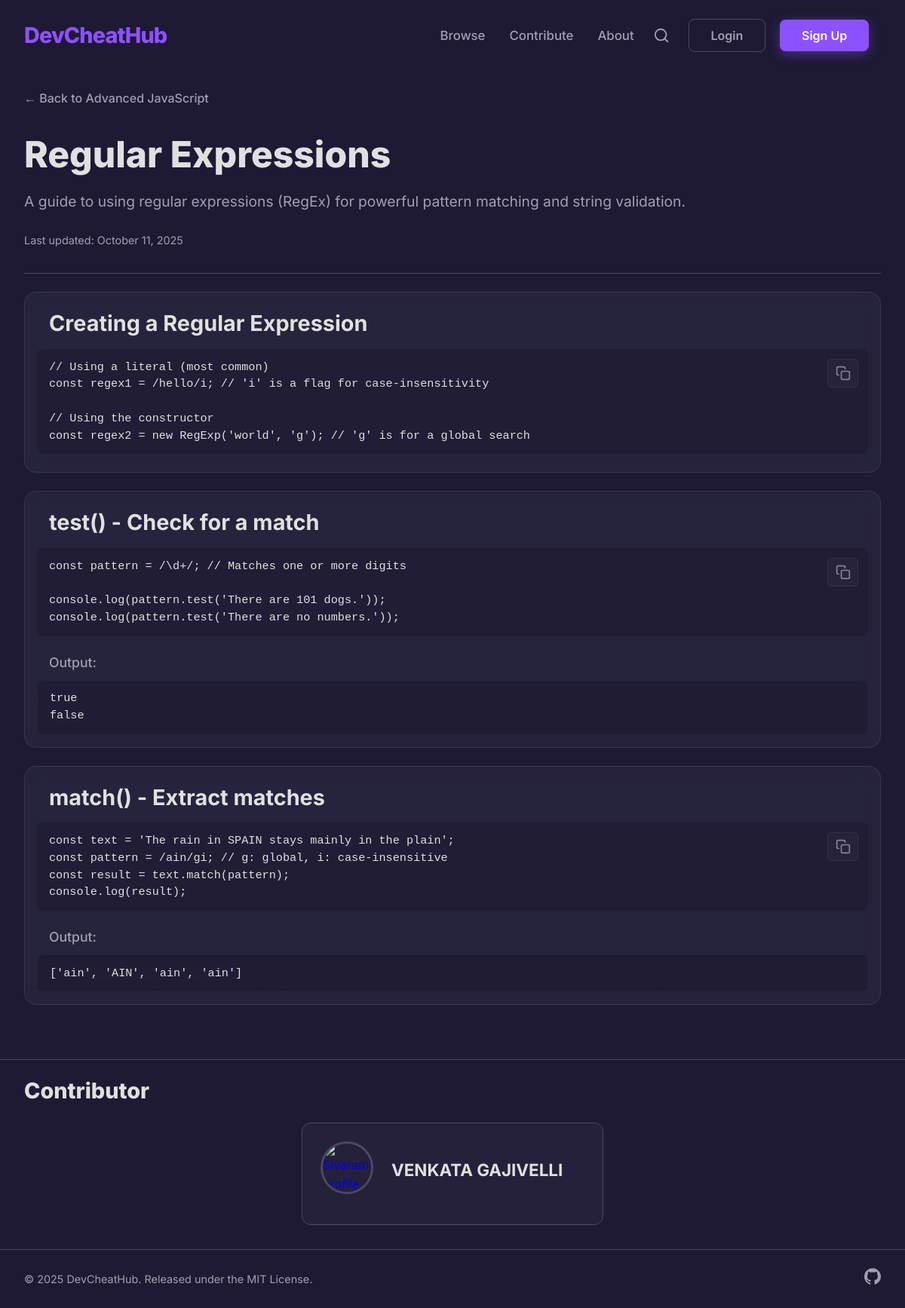
The app's page /cheatsheet/regular-expressions/ with its own data.
### core/models.py (models this page shows, shortened)
class CheatSheet(models.Model):
    STATUS_CHOICES = [
        ('PENDING', 'Pending Review'),
        ('APPROVED', 'Approved'),
        ('REJECTED', 'Rejected'),
    ]
    author = models.ForeignKey(User, on_delete=models.CASCADE)
    category = models.ForeignKey(Category, related_name="cheatsheets", on_delete=models.CASCADE)
    title = models.CharField(max_length=200)
    description = models.TextField(help_text="A brief description of the cheatsheet.")
    status = models.CharField(max_length=10, choices=STATUS_CHOICES, default='PENDING')
    slug = models.SlugField(max_length=200, unique=True, blank=True)
    created_at = models.DateTimeField(auto_now_add=True)
    updated_at = models.DateTimeField(auto_now=True)
    content = models.JSONField(default=dict)

class Category(models.Model):
    name = models.CharField(max_length=100)
    slug = models.SlugField(max_length=100, unique=True, blank=True)
    parent = models.ForeignKey(
        'self',
        on_delete=models.CASCADE,
        null=True,
        blank=True,
        related_name='subcategories'
    )
    order = models.PositiveIntegerField(default=0)
    icon = models.FileField(upload_to='category_icons/', null=True, blank=True)
    class Meta:
        verbose_name_plural = "Categories"
        ordering = ['order']
        unique_together = ('parent', 'name')

### core/views.py (the view)
# urls.py: path('cheatsheet/<slug:cheatsheet_slug>/', views.cheatsheet_detail, name='cheatsheet_detail'),
def cheatsheet_detail(request, cheatsheet_slug):
    cheatsheet = get_object_or_404(CheatSheet, slug=cheatsheet_slug)
    context = {
        'cheatsheet': cheatsheet
    }
    return render(request, 'core/cheatsheet_detail.html', context)

### users/models.py (called while the page is built)
    @property
    def avatar_url(self):
        if self.profile_picture and hasattr(self.profile_picture, 'url'):
            return self.profile_picture.url
        else:
            return "https://res.cloudinary.com/dmphcbabx/image/upload/v1760011808/default_ycnnid.svg"

### templates/core/cheatsheet_detail.html (shortened to what this page needs)
{% extends "base.html" %}
{% load static %}
{% block content %}
<div class="container">
    <a href="{% url 'category_detail' cheatsheet.category.slug %}" class="breadcrumb">&larr; Back to {{ cheatsheet.category.name }}</a>
    <h1 class="page-title">{{ cheatsheet.title }}</h1>
    <p class="cheatsheet-description">{{ cheatsheet.description }}</p>
    <small class="timestamp">Last updated: {{ cheatsheet.updated_at|date:"F j, Y" }}</small>
    <hr class="separator">
    {% for section in cheatsheet.content.sections %}
        {% for sub_section in section.sub_sections %}
            <div class="snippet-container">
                <h2>{{ sub_section.sub_section_heading }}</h2>
                <div class="code-block-wrapper">
                    <div class="code-block">
                        <button class="copy-btn" title="Copy to clipboard">
                        </button>
                        <pre><code class="language-{{ sub_section.language }}">{{ sub_section.code }}</code></pre>
                    </div>
                </div>
                {% if sub_section.output %}
                    <h3>Output:</h3>
                    <div class="class.code-block-wrapper">
                        <div class="code-block output-block">
                            <pre><code class="nohighlight">{{ sub_section.output }}</code></pre>
                        </div>
                    </div>
                {% endif %}
            </div>
        {% endfor %}
    {% endfor %}
</div>
<hr class="separator">
<div class="contributor-section">
    <h2 class="contributor-section-title" style="margin-left: 2rem; text-align: left; font-size: 1.8rem;">Contributor</h2>
    <a href="{% url 'profile' cheatsheet.author.username %}" class="contributor-link">
        <div class="contributor-card">
            <img class="profile-picture" src="{{ cheatsheet.author.profile.avatar_url }}" alt="{{ cheatsheet.author.username }}'s profile picture">
            <div class="contributor-info" style="color: #8C52FF;">
                <h3 class="contributor-name">{{ cheatsheet.author.get_full_name|default:cheatsheet.author.username }}</h3>
            </div>
        </div>
    </a>
</div>
{% endblock %}

### static/css/styles.css (style rules this page uses)
:root { --primary-bg: #1E1A33; --secondary-bg: #2C2842; --accent-color: #8C52FF; --text-primary: #E0E0E0; --text-secondary: #A0A0B0; --card-bg: #2C2842; --border-color: #4C4862; --code-bg: #211D34; --gradient-start: #8C52FF; --gradient-end: #00C2FF; --btn-hover-border: #00C2FF; }
body { background-color: var(--primary-bg); color: var(--text-primary); font-family: 'Inter', sans-serif, -apple-system, BlinkMacSystemFont, "Segoe UI", Roboto, Helvetica, Arial, "Apple Color Emoji", "Segoe UI Emoji", "Segoe UI Symbol"; margin: 0; font-size: 16px; line-height: 1.6; -webkit-font-smoothing: antialiased; -moz-osx-font-smoothing: grayscale; pointer-events: none; user-select: none; -webkit-user-select: none; }
h1, h2, h3, h4, h5, h6 { color: var(--text-primary); line-height: 1.2; margin-top: 0; }
p { color: var(--text-secondary); }
.container { max-width: 1200px; margin: 0 auto; padding: 1.5rem 2rem; }
.separator { background-color: var(--border-color); height: 1px; border: none; margin: 1.5rem 0; }
#particles-js, .main-header, .btn, a, button, input, textarea, .card, .snippet-container, .CodeMirror { pointer-events: auto; }
.code-block pre code, .output-block pre code, input, textarea { user-select: text; -webkit-user-select: text; }
.snippet-container { background-color: rgba(44, 40, 66, 0.65); -webkit-backdrop-filter: blur(12px); backdrop-filter: blur(12px); border: 1px solid rgba(76, 72, 98, 0.5); border-radius: 16px; padding: 1rem; margin-bottom: 1.5rem; }
.snippet-container h2 { margin: 0.5rem 0 1rem 1rem; color: var(--text-primary); font-size: 1.8rem; }
.snippet-container h3 { margin: 1.5rem 0 0.8rem 1rem; color: var(--text-secondary); font-size: 1.1rem; font-weight: 500; }
.code-block-wrapper { position: relative; margin-bottom: 0.5rem; }
.code-block { background-color: var(--code-bg) !important; border-radius: 8px; overflow-x: auto; padding: 0; }
.code-block pre { margin: 0; padding: 0.8rem 3.5rem 0.8rem 1rem; font-size: 0.95rem; line-height: 1.5; font-family: 'Fira Code', 'JetBrains Mono', 'Courier New', monospace; }
.code-block.output-block pre { background-color: rgba(33, 29, 52, 0.8); border: 1px dashed rgba(76, 72, 98, 0.3); border-radius: 8px; }
pre code { background-color: var(--code-bg) !important; }
.copy-btn { position: absolute; top: 0.8rem; right: 0.8rem; background-color: rgba(44, 40, 66, 0.8); -webkit-backdrop-filter: blur(5px); backdrop-filter: blur(5px); color: var(--text-secondary); border: 1px solid rgba(76, 72, 98, 0.5); border-radius: 6px; padding: 0.5rem 0.6rem; cursor: pointer; display: inline-flex; align-items: center; opacity: 0.8; transition: all 0.2s ease; z-index: 10; }
.page-title { font-size: 3rem; font-weight: 800; color: var(--text-primary); margin-bottom: 1rem; border-bottom: none; }
.cheatsheet-description { font-size: 1.2rem; margin-bottom: 1.5rem; }
.timestamp { font-size: 0.9rem; display: block; margin-bottom: 2rem; color: var(--text-secondary); }
.breadcrumb { color: var(--text-secondary); text-decoration: none; display: inline-flex; align-items: center; margin-bottom: 2rem; font-weight: 500; }
html { height: 100%; box-sizing: border-box; }
*, *::before, *::after { box-sizing: inherit; }
body { display: flex; flex-direction: column; min-height: 100vh; }
.profile-picture { width: 150px; height: 150px; border-radius: 50%; object-fit: cover; margin-bottom: 1rem; }
.profile-picture { width: 120px; height: 120px; border-radius: 50%; object-fit: cover; border: 3px solid var(--border-color); }
.contributor-section { margin-top: 1rem; }
.contributor-card { display: flex; align-items: center; gap: 1.5rem; background-color: rgba(44, 40, 66, 0.5); padding: 1.5rem; border-radius: 12px; border: 1px solid var(--border-color); max-width: 400px; margin: auto; }
.contributor-card .profile-picture { width: 70px; height: 70px; flex-shrink: 0; }
.contributor-name { margin: 0 0 0.5rem 0; font-size: 1.4rem; color: var(--text-primary); }
.contributor-section-title { font-size: 2.5rem; font-weight: 800; text-align: center; position: relative; }
.contributor-link { text-decoration: none; }

### records on screen
CheatSheet: category.name "Advanced JavaScript", title "Regular Expressions", description "A guide to using regular expressions (RegEx) for powerful pattern matching and string validation.", updated_at "October 11, 2025", author.get_full_name "VENKATA GAJIVELLI"

### other values on screen
{{ sub_section.sub_section_heading }} "Creating a Regular Expression" "test() - Check for a match" "match() - Extract matches"
{{ sub_section.code }} "// Using a literal (most common) const regex1 = /hello/i; // 'i' is a flag for case-insensitivity // Using the constructor const regex2 = new RegExp('world', 'g'); // 'g' is for a global search" "const pattern = /\\d+/; // Matches one or more digits console.log(pattern.test('There are 101 dogs.')); console.log(pattern.test('There are no numbers.'));" "const text = 'The rain in SPAIN stays mainly in the plain'; const pattern = /ain/gi; // g: global, i: case-insensitive const result = text.match(pattern); console.log(result);"
{{ sub_section.output }} "true false" "['ain', 'AIN', 'ain', 'ain']"
